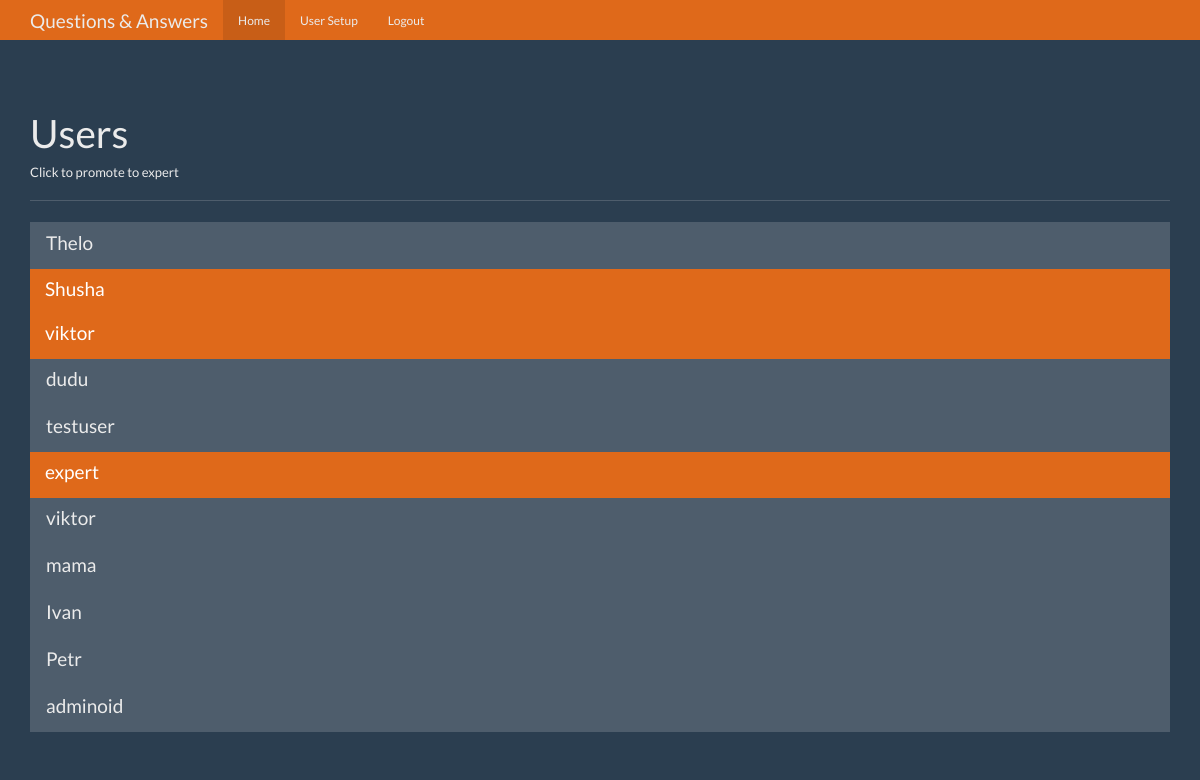
The app's page /users (signed in) with its own data.
### tables this page shows
CREATE TABLE users(
	id integer primary key autoincrement,
	name text not null,
	password text not null,
	expert boolean not null,
	admin boolean not null
);

### qa_app.py (the view)
@app.route('/users')
def users():
    user = get_current_user()
    if not user:
        return redirect(url_for('login'))
    if user['admin'] == 0:
        return redirect(url_for('index'))
    db = get_db()
    users_cur = db.execute('select id, name, expert, admin from users')
    users = users_cur.fetchall()
    return render_template('users.html', user=user, users=users)

### database.py (called while the page is built)
def connect_db():
    sql = sqlite3.connect('/Users/viktorkertanov/Library/Mobile Documents/com~apple~CloudDocs/Личное/!LEARNING PYTHON/flask/qa_app/db/qa_app_db.db')
    sql.row_factory = sqlite3.Row
    return sql

def get_db():
    if not hasattr(g, 'sqlite_db'):
        g.sqlite_db = connect_db()
    return g.sqlite_db

### qa_app.py (called while the page is built)
def get_current_user():
    user_result = None
    if 'user' in session:
        user = session['user']
        db = get_db()
        user_cur = db.execute('select id, name, password, expert, admin from users where name = ?', [user])
        user_result = user_cur.fetchone()
    return user_result

### templates/users.html (shortened to what this page needs)
{% extends "base.html" %}
{% from "show_links.html" import show_links %}
{% block nav %}
{{ show_links(user) }}
{% endblock %}
{% block body %}
<div class="page-header">
  <h1>Users</h1>
  <h6>Click to promote to expert</h6>
</div>
<div class="row">
  <div class="col-lg-12">
    <div class="list-group">
      {% for r in users %}
      <a href="{{ url_for('promote', user_id=r.id) }}" class="list-group-item {% if r.expert==1 %}active{% endif %}">
        <h4 class="list-group-item-heading">{{ r.name }}</h4>
      </a>
      {% endfor %}
    </div>
  </div>
</div>
{% endblock %}

### static/theme.css (style rules this page uses)
body { padding-top: 70px; padding-bottom: 30px; }

### records on screen
users: name "Thelo"
users: name "Shusha"
users: name "viktor"
users: name "dudu"
users: name "testuser"
users: name "expert"
users: name "viktor"
users: name "mama"
users: name "Ivan"
users: name "Petr"
users: name "adminoid"
